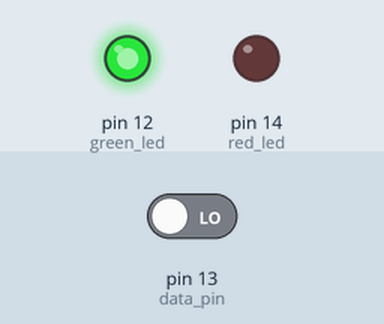
Bench run of a sketch on a simulated Arduino Uno, built with avr-gcc and run on an emulated ATmega328P. Parts: output pins drawn as LEDs (lit = HIGH). The test bench sets the inputs (shaded band); at power-on: pin 13 (data_pin) LOW. What the sketch prints to the serial monitor is not drawn.

Above: at 1.2 s.
1.3 s: pin 13 (data_pin) driven HIGH
At 1.6 s:
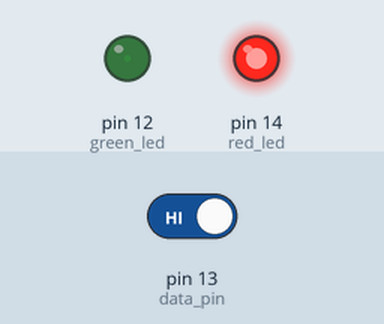
2.8 s: pin 13 (data_pin) driven LOW
At 3.5 s:
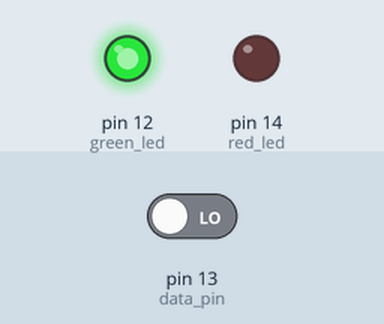
4.3 s: pin 13 (data_pin) driven HIGH
At 5.1 s:
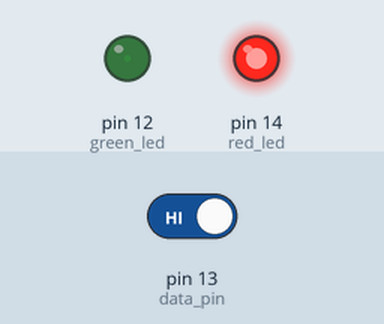
Timing chart, 0 to 7.3 s (numbered marks = the images above; inputs shaded):
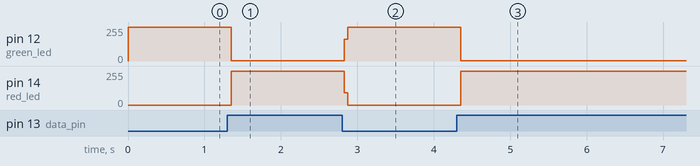

The sketch:

Signal.ino
```cpp
#define green_led 12
#define red_led   14
#define data_pin  13
void setup(){
  pinMode(green_led,OUTPUT);
  pinMode(red_led,OUTPUT);
  pinMode(data_pin,INPUT);
  Serial.begin(9600);
}
void loop(){
  int data=digitalRead(data_pin);
  Serial.println(data);
  digitalWrite(green_led,HIGH);
  digitalWrite(red_led,LOW);
  if(data==1){
  digitalWrite(green_led,LOW);
  digitalWrite(red_led,HIGH);
  }
  else{
  digitalWrite(green_led,HIGH);
  digitalWrite(red_led,LOW);
  }
}
```

Measured:
- after the input at 1.3 s, pin 12 (green_led): 255/255 → 1/255 after 0.05 s; pin 14 (red_led): 0/255 → 254/255 after 0.05 s
- after the input at 2.8 s, pin 12 (green_led): 1/255 → 255/255 at once; pin 14 (red_led): 254/255 → 0/255 at once
- after the input at 4.3 s, pin 12 (green_led): 255/255 → 1/255 after 0.05 s; pin 14 (red_led): 0/255 → 254/255 after 0.05 s
